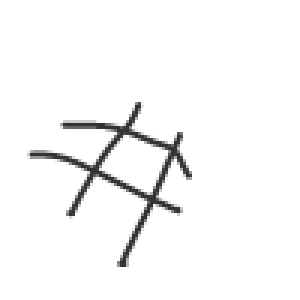
#> input picture img/#-4-patrick.hirschi.png, 100 x 100 px (shown 3 times larger); its folder holds only this picture in this run
$ jupyter execute 'Image Processing with Python.ipynb'
#> lines starting #> are read from the running program, lines starting #| are printed output that depends on the picture; after the words box and inside, x2 and y2 are one past the last pixel; in counts of white or black regions, pixels touching at a corner belong together
# Image Processing with Python

The goal of this example is to create an image dataset consisting of 50 handwritten images (10 images per character of the following 5 types "x", "o", "+", "-", "#"). These images will be read from the file system and processed with scikit-image ([https://scikit-image.org/](https://scikit-image.org/)).

Processing steps include:

- Conversion to pixel matrix (numpy array)
- Scaling image to 10x10 pixels
- Apply threshold to grayscale image and create binary image from it

At the very end a CSV file is created holding the original filename of the image in column 1 and the pixel values of the processed image in column 2-101.

[cell 1]
import pandas as pd
import numpy as np
import glob
import os
from matplotlib import pyplot as plt
from skimage import io
from skimage import color
from skimage import data
from skimage.transform import resize
from skimage.color import rgb2gray
from skimage.filters import threshold_otsu
from skimage.filters import try_all_threshold

## First Attempt: scikit-image module

[cell 2]
df_final = pd.DataFrame()
# loop through all images in folder
for image_path in glob.glob("../PVA1/img/*.png"):
    # read image file from disk
    image = io.imread(image_path, as_gray=True)
#> image is the input picture: shape (100, 100) float64; min 0.196, max 1, mean 0.969
    # resize image to 10x10 pixel
    resized_image = resize(image, (10, 10))
    # Otsu’s method calculates an “optimal” threshold by maximizing the variance between
    # two classes of pixels, which are separated by the threshold.
    thresh = threshold_otsu(resized_image)
#> thresh = 0.903
    # Apply the otsu threshold
    binary_image = resized_image > thresh
    # add processed pixel values to pandas data frame
    df = pd.DataFrame([np.asarray(np.invert(binary_image)).flatten()])
#> df = table of 1 rows and 100 columns
    df.insert(0, 'file_name', os.path.basename(image_path))
    df_final = pd.concat([df_final, df], ignore_index=True, sort=False)
#> df_final = table of 1 rows and 101 columns

[cell 3]
df_final = df_final.astype({col: int for col in df.columns[1:]})
df_final
#> Out = table of 1 rows and 101 columns

Checking the original 100x100 image:

[cell 4]
plt.imshow(image, cmap='gray')
plt.show()

Checking the 10x10 resized image before the application of the otsu threshold:

[cell 5]
plt.imshow(resized_image, cmap='gray')
plt.show()
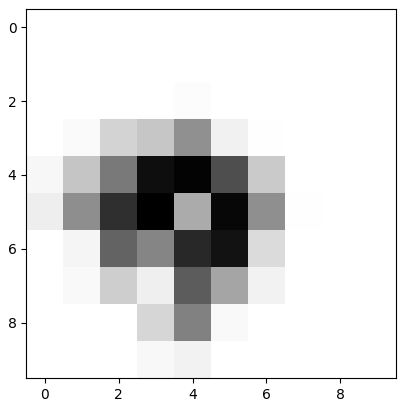
#> figure drawn by matplotlib, 1 panel

Checking the 10x10 image after the application of the otsu threshold:

[cell 6]
plt.imshow(binary_image, cmap='gray')
plt.show()
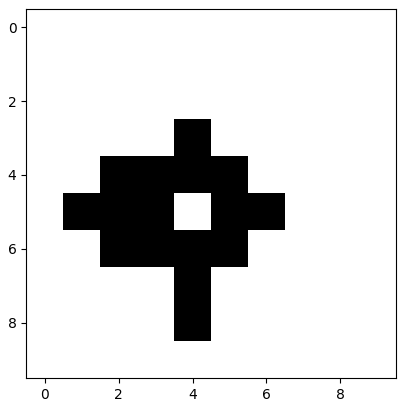
#> figure drawn by matplotlib, 1 panel

Write pandas dataframe to CSV:

[cell 7]
# Remove column header and index
df_final.to_csv("../PVA1/csv/patrick.hirschi.csv",header=False,index=False)

## Second Attempt: Pillow module

[cell 8]
from PIL import Image

### Binarization Method (Source:  https://predictivehacks.com/iterate-over-image-pixels/)
The following method allows to specify a threshold value (number between 0 and 255). If a given pixel value is greater than the threshold, the pixel is changed to 255 ("white"), and if it is lower than the threshold, it is changed to 0 ("black").

[cell 9]
def binarize(image_to_transform, threshold):
    # now, lets convert that image to a single greyscale image using convert()
#> called with threshold = 250
    output_image=image_to_transform.convert("L")
    # the threshold value is usually provided as a number between 0 and 255, which
    # is the number of bits in a byte.
    # the algorithm for the binarization is pretty simple, go through every pixel in the
    # image and, if it's greater than the threshold, turn it all the way up (255), and
    # if it's lower than the threshold, turn it all the way down (0).
    # so lets write this in code. First, we need to iterate over all of the pixels in the
    # image we want to work with
    for x in range(output_image.width):
        for y in range(output_image.height):
            # for the given pixel at w,h, lets check its value against the threshold
            if output_image.getpixel((x,y))< threshold: #note that the first parameter is actually a tuple object
                # lets set this to zero
                output_image.putpixel( (x,y), 0 )
            else:
                # otherwise lets set this to 255
                output_image.putpixel( (x,y), 255 )
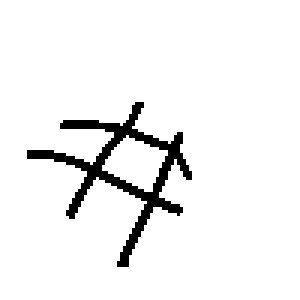
#> output_image: PIL image 100x100 L (shown 3 times larger); 94.3% white; 1 black region, box (x1, y1, x2, y2) and area: (9, 34, 64, 89) 565
    #now we just return the new image
    return output_image

### Image Processing
Loop through the images in the specified folder, read them with the Pillow module, binarize the image, resize it, and call the binarize method again to ensure a clean output. Because the downscaling is extreme and the output image only consists of 20x20 pixel, we need to select intelligent threshold values to somehow keep the handwritten form of the character (e.g. "x").

[cell 10]
# loop through all images in folder
for image_path in glob.glob("../PVA1/img/*.png"):
    # read image file from disk
    image = Image.open(image_path)
    # apply binarization method with threshold 250
    image_binary_gray = binarize(image, 250)
    # resize image to 20x20 pixel with bicubic sampling
    image_binary_gray_resized = image_binary_gray.resize((20, 20),Image.Resampling.BICUBIC)
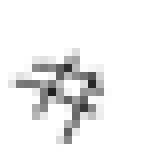
#> image_binary_gray_resized: PIL image 20x20 L (shown 8 times larger); min 34, max 255, mean 239.9
    # apply binarization method with threshold 140
    image_binary_gray_resized_clean = binarize(image_binary_gray_resized, 140)
#> call 2 of binarize, with threshold = 140
#> after the loop in binarize (call 2), `for x in range(output_image.width):`:
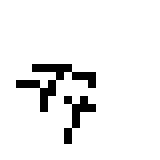
#> output_image: PIL image 20x20 L (shown 8 times larger); 93.2% white; black in thin lines or dots, all inside (x1, y1, x2, y2) = (2, 8, 12, 18)

$ run again, on img/o-4-patrick.hirschi.png
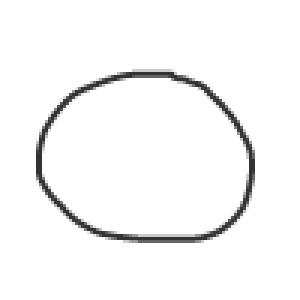
#> input picture img/o-4-patrick.hirschi.png, 100 x 100 px (shown 3 times larger)
#> image is the input picture: shape (100, 100) float64; min 0.2, max 1, mean 0.967
#> thresh = 0.939
#> df = table of 1 rows and 100 columns
#> df_final = table of 1 rows and 101 columns
#> image: PIL image 100x100 RGBA
#> after the loop in binarize, `for x in range(output_image.width):`:
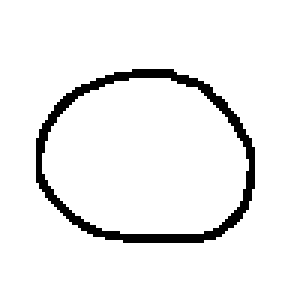
#> output_image: PIL image 100x100 L (shown 3 times larger); 94% white; 1 black region, box (x1, y1, x2, y2) and area: (12, 23, 85, 81) 601
#> after the loop in binarize (call 2), `for x in range(output_image.width):`:
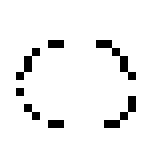
#> output_image: PIL image 20x20 L (shown 8 times larger); 94.5% white; black in thin lines or dots, all inside (x1, y1, x2, y2) = (2, 5, 17, 16)

$ run again, on img/o-5-patrick.hirschi.png
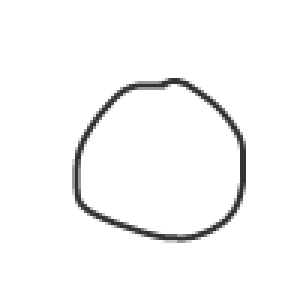
#> input picture img/o-5-patrick.hirschi.png, 100 x 100 px (shown 3 times larger)
#> image is the input picture: shape (100, 100) float64; min 0.2, max 1, mean 0.972
#> thresh = 0.942
#> df = table of 1 rows and 100 columns
#> df_final = table of 1 rows and 101 columns
#> image: PIL image 100x100 RGBA
#> after the loop in binarize, `for x in range(output_image.width):`:
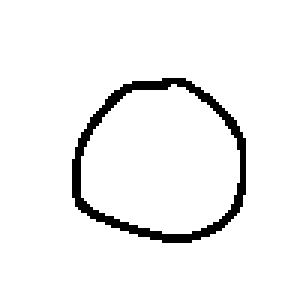
#> output_image: PIL image 100x100 L (shown 3 times larger); 95% white; black in thin lines or dots, all inside (x1, y1, x2, y2) = (24, 26, 82, 81)
#> after the loop in binarize (call 2), `for x in range(output_image.width):`:
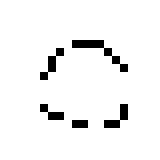
#> output_image: PIL image 20x20 L (shown 8 times larger); 95% white; black in thin lines or dots, all inside (x1, y1, x2, y2) = (5, 5, 16, 16)
